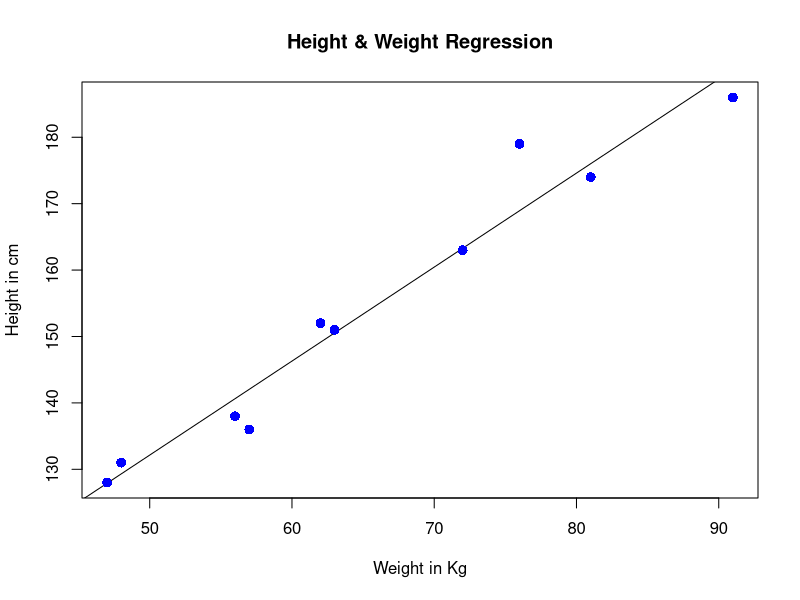
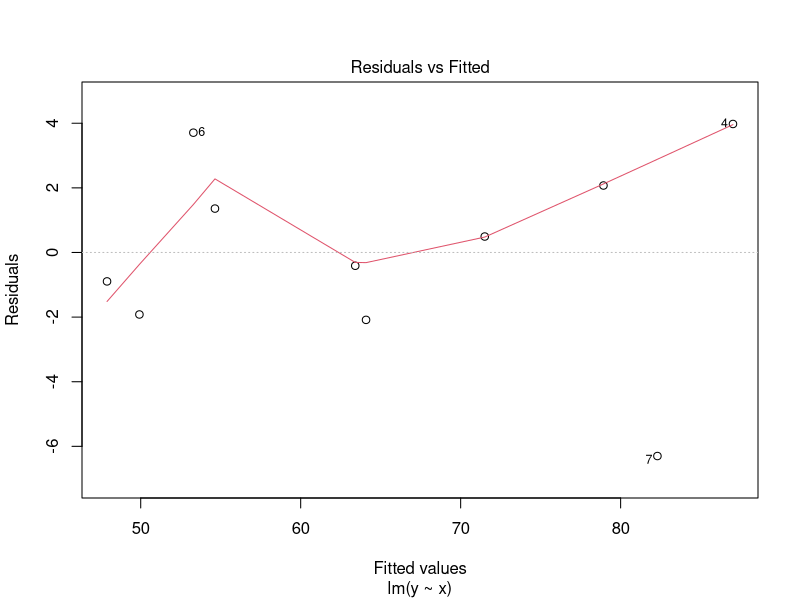
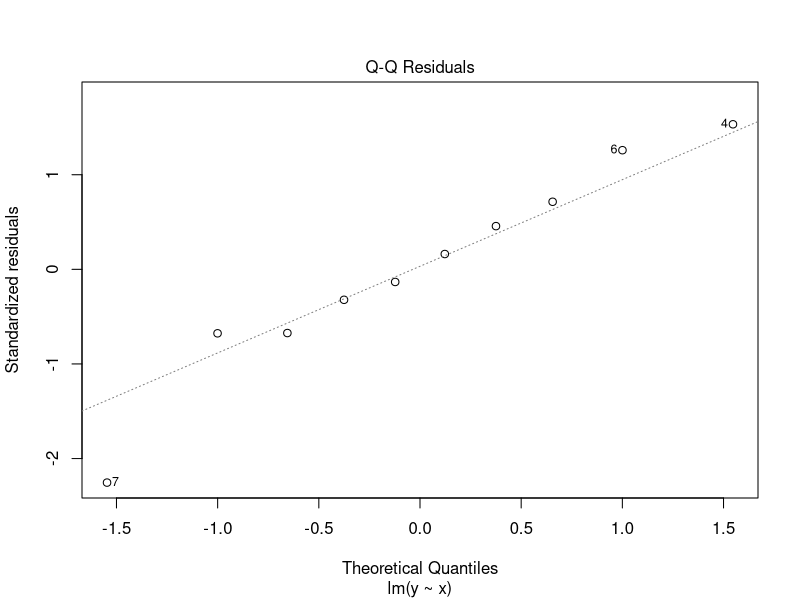
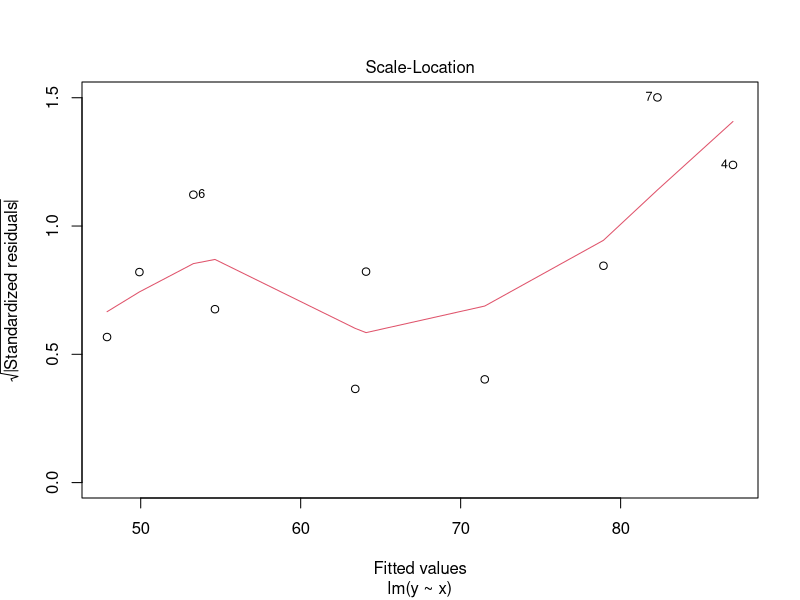
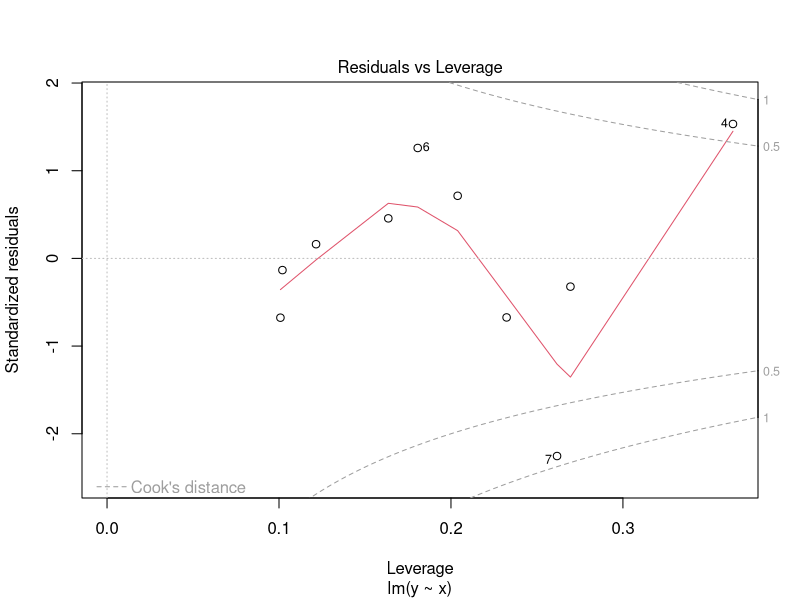

The R source for these figures, in order:
#Install GGPlot library
#install.packages("ggplot2")

#simple Linear Regression
#X = Height #Y =  Weight
x <- c(151, 174, 138, 186, 128, 136, 179, 163, 152, 131)
y <- c(63, 81, 56, 91, 47, 57, 76, 72, 62, 48)

library(ggplot2)
plot(y,x,col = "blue",main = "Height & Weight Regression",
abline(lm(x~y)),cex = 1.3,pch = 16,xlab = "Weight in Kg",ylab = "Height in cm")

#Linear Regression Model
model = lm(y~x)
print(model)

print(attributes(model))
cat("coefficient: ",coef(model))
print(coef(model))
residuals(model)
summary(model)
abline(model)
#Predicting values manually y=a+bx
x10<-model$coefficients[[1]]+model$coefficients[[2]]*10
cat("The Value for x10 is ",x10)

#using predict()
a<-data.frame(x=10)
print(a)
pred<-predict(model,a)
cat("Using Predict value of x10 is", pred)
plot(model) #Returns 4 Graphs


